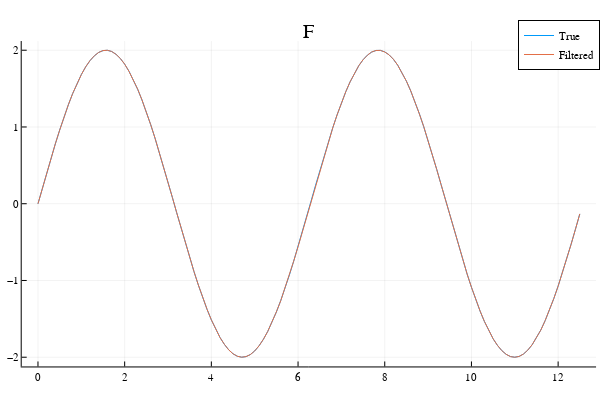
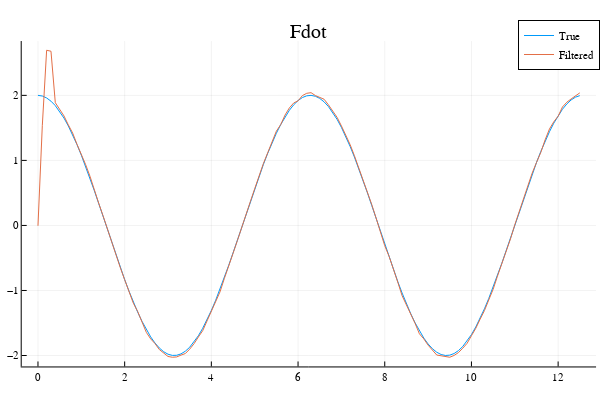

The code cell stored with these charts, in order, in its notebook:
### Code cell
using Plots
plotly()

plot(tspan, f_true, label="True")
plot!(tspan, f_filtered, label="Filtered")
display(plot!(title="F"))

plot(tspan, fdot_true, label="True")
# plot!(tspan, fdot_poly, label="Poly")
# plot!(tspan, fdot_fd, label="FD")
# plot!(tspan, fdot_stencil, label="Stencil")
plot!(tspan, fdot_filtered, label="Filtered")
display(plot!(title="Fdot"))

### Figure 1 — Plotly figure (JSON) as saved in the notebook; plotly's stock layout.template omitted (floating-point values rounded to 4 significant figures)
{"data": [{"colorbar": {"len": 0.9039, "title": "", "x": 0.9934, "y": 0.4896}, "legendgroup": "True", "line": {"color": "rgba(0, 154, 250, 1.000)", "dash": "solid", "shape": "linear", "width": 1}, "mode": "lines", "name": "True", "showlegend": true, "type": "scatter", "x": [0, 0.1, 0.2, 0.3, 0.4, 0.5, 0.6, 0.7, 0.8, 0.9, 1, 1.1, 1.2, 1.3, 1.4, 1.5, 1.6, 1.7, 1.8, 1.9, 2, 2.1, 2.2, 2.3, 2.4, 2.5, 2.6, 2.7, 2.8, 2.9, 3, 3.1, 3.2, 3.3, 3.4, 3.5, 3.6, 3.7, 3.8, 3.9, 4, 4.1, 4.2, 4.3, 4.4, 4.5, 4.6, 4.7, 4.8, 4.9, 5, 5.1, 5.2, 5.3, 5.4, 5.5, 5.6, 5.7, 5.8, 5.9, 6, 6.1, 6.2, 6.3, 6.4, 6.5, 6.6, 6.7, 6.8, 6.9, 7, 7.1, 7.2, 7.3, 7.4, 7.5, 7.6, 7.7, 7.8, 7.9, 8, 8.1, 8.2, 8.3, 8.4, 8.5, 8.6, 8.7, 8.8, 8.9, 9, 9.1, 9.2, 9.3, 9.4, 9.5, 9.6, 9.7, 9.8, 9.9, 10, 10.1, 10.2, 10.3, 10.4, 10.5, 10.6, 10.7, 10.8, 10.9, 11, 11.1, 11.2, 11.3, 11.4, 11.5, 11.6, 11.7, 11.8, 11.9, 12, 12.1, 12.2, 12.3, 12.4, 12.5], "xaxis": "x", "y": [0, 0.1997, 0.3973, 0.591, 0.7788, 0.9589, 1.129, 1.288, 1.435, 1.567, 1.683, 1.782, 1.864, 1.927, 1.971, 1.995, 1.999, 1.983, 1.948, 1.893, 1.819, 1.726, 1.617, 1.491, 1.351, 1.197, 1.031, 0.8548, 0.67, 0.4785, 0.2822, 0.08316, -0.1167, -0.3155, -0.5111, -0.7016, -0.885, -1.06, -1.224, -1.376, -1.514, -1.637, -1.743, -1.832, -1.903, -1.955, -1.987, -2.0, -1.992, -1.965, -1.918, -1.852, -1.767, -1.665, -1.546, -1.411, -1.263, -1.101, -0.9292, -0.7478, -0.5588, -0.3643, -0.1662, 0.03363, 0.2331, 0.4302, 0.6231, 0.8097, 0.9882, 1.157, 1.314, 1.458, 1.587, 1.701, 1.797, 1.876, 1.936, 1.976, 1.997, 1.998, 1.979, 1.94, 1.881, 1.804, 1.709, 1.597, 1.469, 1.326, 1.17, 1.002, 0.8242, 0.6382, 0.4458, 0.2489, 0.04955, -0.1503, -0.3487, -0.5435, -0.733, -0.9151, -1.088, -1.25, -1.4, -1.535, -1.656, -1.759, -1.846, -1.913, -1.962, -1.991, -2.0, -1.989, -1.958, -1.908, -1.839, -1.751, -1.646, -1.524, -1.387, -1.236, -1.073, -0.8993, -0.7165, -0.5265, -0.3312, -0.1326], "yaxis": "y"}, {"colorbar": {"len": 0.9039, "title": "", "x": 0.9934, "y": 0.4896}, "legendgroup": "Filtered", "line": {"color": "rgba(227, 111, 71, 1.000)", "dash": "solid", "shape": "linear", "width": 1}, "mode": "lines", "name": "Filtered", "showlegend": true, "type": "scatter", "x": [0, 0.1, 0.2, 0.3, 0.4, 0.5, 0.6, 0.7, 0.8, 0.9, 1, 1.1, 1.2, 1.3, 1.4, 1.5, 1.6, 1.7, 1.8, 1.9, 2, 2.1, 2.2, 2.3, 2.4, 2.5, 2.6, 2.7, 2.8, 2.9, 3, 3.1, 3.2, 3.3, 3.4, 3.5, 3.6, 3.7, 3.8, 3.9, 4, 4.1, 4.2, 4.3, 4.4, 4.5, 4.6, 4.7, 4.8, 4.9, 5, 5.1, 5.2, 5.3, 5.4, 5.5, 5.6, 5.7, 5.8, 5.9, 6, 6.1, 6.2, 6.3, 6.4, 6.5, 6.6, 6.7, 6.8, 6.9, 7, 7.1, 7.2, 7.3, 7.4, 7.5, 7.6, 7.7, 7.8, 7.9, 8, 8.1, 8.2, 8.3, 8.4, 8.5, 8.6, 8.7, 8.8, 8.9, 9, 9.1, 9.2, 9.3, 9.4, 9.5, 9.6, 9.7, 9.8, 9.9, 10, 10.1, 10.2, 10.3, 10.4, 10.5, 10.6, 10.7, 10.8, 10.9, 11, 11.1, 11.2, 11.3, 11.4, 11.5, 11.6, 11.7, 11.8, 11.9, 12, 12.1, 12.2, 12.3, 12.4, 12.5], "xaxis": "x", "y": [-0.0006535, 0.1986, 0.3965, 0.5895, 0.7799, 0.9579, 1.13, 1.288, 1.435, 1.566, 1.682, 1.783, 1.865, 1.927, 1.972, 1.996, 2.0, 1.984, 1.946, 1.893, 1.819, 1.725, 1.617, 1.493, 1.351, 1.196, 1.031, 0.8554, 0.6696, 0.4794, 0.2816, 0.08314, -0.1162, -0.3149, -0.5112, -0.7011, -0.8847, -1.059, -1.224, -1.374, -1.513, -1.635, -1.744, -1.831, -1.904, -1.955, -1.987, -2.0, -1.992, -1.965, -1.918, -1.851, -1.767, -1.665, -1.546, -1.41, -1.265, -1.1, -0.9279, -0.7476, -0.5599, -0.3643, -0.1661, 0.03486, 0.2317, 0.4295, 0.624, 0.8079, 0.9874, 1.157, 1.312, 1.458, 1.587, 1.7, 1.798, 1.876, 1.935, 1.978, 1.997, 1.998, 1.977, 1.941, 1.883, 1.804, 1.708, 1.597, 1.47, 1.327, 1.168, 1.004, 0.8241, 0.638, 0.4453, 0.2486, 0.05053, -0.1509, -0.3481, -0.5435, -0.7332, -0.9154, -1.087, -1.25, -1.398, -1.535, -1.655, -1.76, -1.845, -1.914, -1.962, -1.992, -2.0, -1.99, -1.958, -1.907, -1.837, -1.75, -1.647, -1.523, -1.385, -1.236, -1.074, -0.8974, -0.7173, -0.5273, -0.3314, -0.1327], "yaxis": "y"}], "layout": {"annotations": [{"font": {"color": "rgba(0, 0, 0, 1.000)", "family": "sans-serif", "size": 20}, "rotation": 0, "showarrow": false, "text": "F", "x": 0.5148, "xanchor": "center", "xref": "paper", "y": 1, "yanchor": "top", "yref": "paper"}], "height": 400, "legend": {"bgcolor": "rgba(255, 255, 255, 1.000)", "bordercolor": "rgba(0, 0, 0, 1.000)", "borderwidth": 1, "font": {"color": "rgba(0, 0, 0, 1.000)", "family": "sans-serif", "size": 11}, "title": {"font": {"color": "rgba(0, 0, 0, 1.000)", "family": "sans-serif", "size": 15}, "text": ""}, "tracegroupgap": 0, "traceorder": "normal", "x": 1, "xanchor": "auto", "y": 1, "yanchor": "auto"}, "margin": {"b": 20, "l": 0, "r": 0, "t": 20}, "paper_bgcolor": "rgba(255, 255, 255, 1.000)", "plot_bgcolor": "rgba(255, 255, 255, 1.000)", "showlegend": true, "width": 600, "xaxis": {"anchor": "y", "domain": [0.03619, 0.9934], "gridcolor": "rgba(0, 0, 0, 0.100)", "gridwidth": 0.5, "linecolor": "rgba(0, 0, 0, 1.000)", "mirror": false, "range": [-0.375, 12.88], "showgrid": true, "showline": true, "showticklabels": true, "tickangle": 0, "tickcolor": "rgb(0, 0, 0)", "tickfont": {"color": "rgba(0, 0, 0, 1.000)", "family": "sans-serif", "size": 11}, "tickmode": "array", "ticks": "inside", "ticktext": ["0", "2", "4", "6", "8", "10", "12"], "tickvals": [0, 2, 4, 6, 8, 10, 12], "title": "", "titlefont": {"color": "rgba(0, 0, 0, 1.000)", "family": "sans-serif", "size": 15}, "type": "-", "visible": true, "zeroline": false, "zerolinecolor": "rgba(0, 0, 0, 1.000)"}, "yaxis": {"anchor": "x", "domain": [0.03762, 0.9415], "gridcolor": "rgba(0, 0, 0, 0.100)", "gridwidth": 0.5, "linecolor": "rgba(0, 0, 0, 1.000)", "mirror": false, "range": [-2.12, 2.12], "showgrid": true, "showline": true, "showticklabels": true, "tickangle": 0, "tickcolor": "rgb(0, 0, 0)", "tickfont": {"color": "rgba(0, 0, 0, 1.000)", "family": "sans-serif", "size": 11}, "tickmode": "array", "ticks": "inside", "ticktext": ["−2", "−1", "0", "1", "2"], "tickvals": [-2, -1, 0, 1, 2], "title": "", "titlefont": {"color": "rgba(0, 0, 0, 1.000)", "family": "sans-serif", "size": 15}, "type": "-", "visible": true, "zeroline": false, "zerolinecolor": "rgba(0, 0, 0, 1.000)"}}}

### Figure 2 — Plotly figure (JSON) as saved in the notebook; plotly's stock layout.template omitted (floating-point values rounded to 4 significant figures)
{"data": [{"colorbar": {"len": 0.9039, "title": "", "x": 0.9934, "y": 0.4896}, "legendgroup": "True", "line": {"color": "rgba(0, 154, 250, 1.000)", "dash": "solid", "shape": "linear", "width": 1}, "mode": "lines", "name": "True", "showlegend": true, "type": "scatter", "x": [0, 0.1, 0.2, 0.3, 0.4, 0.5, 0.6, 0.7, 0.8, 0.9, 1, 1.1, 1.2, 1.3, 1.4, 1.5, 1.6, 1.7, 1.8, 1.9, 2, 2.1, 2.2, 2.3, 2.4, 2.5, 2.6, 2.7, 2.8, 2.9, 3, 3.1, 3.2, 3.3, 3.4, 3.5, 3.6, 3.7, 3.8, 3.9, 4, 4.1, 4.2, 4.3, 4.4, 4.5, 4.6, 4.7, 4.8, 4.9, 5, 5.1, 5.2, 5.3, 5.4, 5.5, 5.6, 5.7, 5.8, 5.9, 6, 6.1, 6.2, 6.3, 6.4, 6.5, 6.6, 6.7, 6.8, 6.9, 7, 7.1, 7.2, 7.3, 7.4, 7.5, 7.6, 7.7, 7.8, 7.9, 8, 8.1, 8.2, 8.3, 8.4, 8.5, 8.6, 8.7, 8.8, 8.9, 9, 9.1, 9.2, 9.3, 9.4, 9.5, 9.6, 9.7, 9.8, 9.9, 10, 10.1, 10.2, 10.3, 10.4, 10.5, 10.6, 10.7, 10.8, 10.9, 11, 11.1, 11.2, 11.3, 11.4, 11.5, 11.6, 11.7, 11.8, 11.9, 12, 12.1, 12.2, 12.3, 12.4, 12.5], "xaxis": "x", "y": [2, 1.99, 1.96, 1.911, 1.842, 1.755, 1.651, 1.53, 1.393, 1.243, 1.081, 0.9072, 0.7247, 0.535, 0.3399, 0.1415, -0.0584, -0.2577, -0.4544, -0.6466, -0.8323, -1.01, -1.177, -1.333, -1.475, -1.602, -1.714, -1.808, -1.884, -1.942, -1.98, -1.998, -1.997, -1.975, -1.934, -1.873, -1.794, -1.696, -1.582, -1.452, -1.307, -1.15, -0.9805, -0.8016, -0.6147, -0.4216, -0.2243, -0.02478, 0.175, 0.373, 0.5673, 0.756, 0.937, 1.109, 1.269, 1.417, 1.551, 1.669, 1.771, 1.855, 1.92, 1.967, 1.993, 2.0, 1.986, 1.953, 1.9, 1.829, 1.739, 1.631, 1.508, 1.369, 1.217, 1.052, 0.8771, 0.6933, 0.5025, 0.3067, 0.1079, -0.092, -0.291, -0.4871, -0.6783, -0.8628, -1.039, -1.204, -1.357, -1.497, -1.622, -1.731, -1.822, -1.895, -1.95, -1.984, -1.999, -1.994, -1.969, -1.925, -1.861, -1.778, -1.678, -1.561, -1.429, -1.282, -1.122, -0.9511, -0.7707, -0.5826, -0.3887, -0.1909, 0.008851, 0.2085, 0.406, 0.5995, 0.787, 0.9666, 1.137, 1.295, 1.441, 1.572, 1.688, 1.786, 1.867, 1.929, 1.972, 1.996], "yaxis": "y"}, {"colorbar": {"len": 0.9039, "title": "", "x": 0.9934, "y": 0.4896}, "legendgroup": "Filtered", "line": {"color": "rgba(227, 111, 71, 1.000)", "dash": "solid", "shape": "linear", "width": 1}, "mode": "lines", "name": "Filtered", "showlegend": true, "type": "scatter", "x": [0, 0.1, 0.2, 0.3, 0.4, 0.5, 0.6, 0.7, 0.8, 0.9, 1, 1.1, 1.2, 1.3, 1.4, 1.5, 1.6, 1.7, 1.8, 1.9, 2, 2.1, 2.2, 2.3, 2.4, 2.5, 2.6, 2.7, 2.8, 2.9, 3, 3.1, 3.2, 3.3, 3.4, 3.5, 3.6, 3.7, 3.8, 3.9, 4, 4.1, 4.2, 4.3, 4.4, 4.5, 4.6, 4.7, 4.8, 4.9, 5, 5.1, 5.2, 5.3, 5.4, 5.5, 5.6, 5.7, 5.8, 5.9, 6, 6.1, 6.2, 6.3, 6.4, 6.5, 6.6, 6.7, 6.8, 6.9, 7, 7.1, 7.2, 7.3, 7.4, 7.5, 7.6, 7.7, 7.8, 7.9, 8, 8.1, 8.2, 8.3, 8.4, 8.5, 8.6, 8.7, 8.8, 8.9, 9, 9.1, 9.2, 9.3, 9.4, 9.5, 9.6, 9.7, 9.8, 9.9, 10, 10.1, 10.2, 10.3, 10.4, 10.5, 10.6, 10.7, 10.8, 10.9, 11, 11.1, 11.2, 11.3, 11.4, 11.5, 11.6, 11.7, 11.8, 11.9, 12, 12.1, 12.2, 12.3, 12.4, 12.5], "xaxis": "x", "y": [-0.005041, 1.534, 2.694, 2.679, 1.887, 1.781, 1.684, 1.546, 1.421, 1.248, 1.097, 0.9345, 0.7558, 0.5409, 0.344, 0.151, -0.05217, -0.2594, -0.4702, -0.6493, -0.8344, -1.028, -1.195, -1.323, -1.485, -1.644, -1.744, -1.817, -1.909, -1.967, -2.015, -2.027, -2.022, -1.994, -1.97, -1.903, -1.819, -1.716, -1.619, -1.469, -1.322, -1.162, -1.021, -0.8146, -0.6333, -0.4297, -0.2329, -0.0202, 0.1761, 0.3671, 0.5649, 0.7652, 0.9501, 1.117, 1.284, 1.45, 1.55, 1.697, 1.808, 1.883, 1.916, 1.996, 2.032, 2.042, 1.997, 1.971, 1.941, 1.855, 1.755, 1.662, 1.531, 1.396, 1.245, 1.073, 0.8903, 0.7112, 0.5074, 0.3211, 0.1148, -0.08946, -0.3116, -0.4756, -0.6633, -0.8707, -1.08, -1.219, -1.351, -1.506, -1.667, -1.743, -1.841, -1.924, -1.993, -2.004, -2.016, -2.027, -1.999, -1.955, -1.888, -1.813, -1.696, -1.582, -1.442, -1.309, -1.145, -0.983, -0.78, -0.5983, -0.3939, -0.2079, 0.008774, 0.2038, 0.4161, 0.6155, 0.803, 0.9662, 1.123, 1.317, 1.483, 1.594, 1.68, 1.821, 1.895, 1.945, 1.993, 2.038], "yaxis": "y"}], "layout": {"annotations": [{"font": {"color": "rgba(0, 0, 0, 1.000)", "family": "sans-serif", "size": 20}, "rotation": 0, "showarrow": false, "text": "Fdot", "x": 0.5148, "xanchor": "center", "xref": "paper", "y": 1, "yanchor": "top", "yref": "paper"}], "height": 400, "legend": {"bgcolor": "rgba(255, 255, 255, 1.000)", "bordercolor": "rgba(0, 0, 0, 1.000)", "borderwidth": 1, "font": {"color": "rgba(0, 0, 0, 1.000)", "family": "sans-serif", "size": 11}, "title": {"font": {"color": "rgba(0, 0, 0, 1.000)", "family": "sans-serif", "size": 15}, "text": ""}, "tracegroupgap": 0, "traceorder": "normal", "x": 1, "xanchor": "auto", "y": 1, "yanchor": "auto"}, "margin": {"b": 20, "l": 0, "r": 0, "t": 20}, "paper_bgcolor": "rgba(255, 255, 255, 1.000)", "plot_bgcolor": "rgba(255, 255, 255, 1.000)", "showlegend": true, "width": 600, "xaxis": {"anchor": "y", "domain": [0.03619, 0.9934], "gridcolor": "rgba(0, 0, 0, 0.100)", "gridwidth": 0.5, "linecolor": "rgba(0, 0, 0, 1.000)", "mirror": false, "range": [-0.375, 12.88], "showgrid": true, "showline": true, "showticklabels": true, "tickangle": 0, "tickcolor": "rgb(0, 0, 0)", "tickfont": {"color": "rgba(0, 0, 0, 1.000)", "family": "sans-serif", "size": 11}, "tickmode": "array", "ticks": "inside", "ticktext": ["0", "2", "4", "6", "8", "10", "12"], "tickvals": [0, 2, 4, 6, 8, 10, 12], "title": "", "titlefont": {"color": "rgba(0, 0, 0, 1.000)", "family": "sans-serif", "size": 15}, "type": "-", "visible": true, "zeroline": false, "zerolinecolor": "rgba(0, 0, 0, 1.000)"}, "yaxis": {"anchor": "x", "domain": [0.03762, 0.9415], "gridcolor": "rgba(0, 0, 0, 0.100)", "gridwidth": 0.5, "linecolor": "rgba(0, 0, 0, 1.000)", "mirror": false, "range": [-2.168, 2.835], "showgrid": true, "showline": true, "showticklabels": true, "tickangle": 0, "tickcolor": "rgb(0, 0, 0)", "tickfont": {"color": "rgba(0, 0, 0, 1.000)", "family": "sans-serif", "size": 11}, "tickmode": "array", "ticks": "inside", "ticktext": ["−2", "−1", "0", "1", "2"], "tickvals": [-2, -1, 0, 1, 2], "title": "", "titlefont": {"color": "rgba(0, 0, 0, 1.000)", "family": "sans-serif", "size": 15}, "type": "-", "visible": true, "zeroline": false, "zerolinecolor": "rgba(0, 0, 0, 1.000)"}}}
